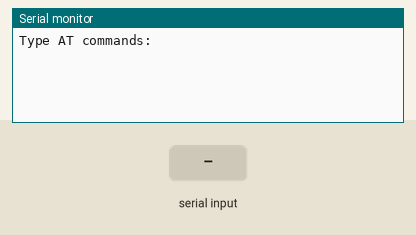
Simulated run of this sketch. Board: Arduino Uno, built with avr-gcc and run on an emulated ATmega328P. On the bench: the last lines printed to the serial monitor. Inputs (shaded band) come from the test bench.

Above: at 1.2 s.
1.3 s: "1" received over the second serial link
At 2.0 s:
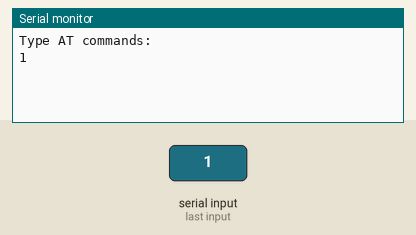
2.8 s: "0" received over the second serial link
At 4.3 s:
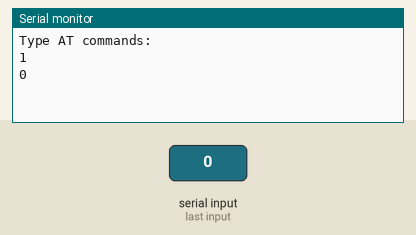

The sketch:

hc05_config.ino
```cpp
#include <SoftwareSerial.h>

SoftwareSerial mySerial(10, 11); // RX, TX
String command = "";

void setup()
{

  Serial.begin(115200);
  Serial.println("Type AT commands:");

  mySerial.begin(38400);
}

void loop()
{

  if (mySerial.available())
  {
     while(mySerial.available())
     {
       command += (char)mySerial.read();
     }
   Serial.println(command);
   command = "";
  }

  if (Serial.available())
  {
    delay(10);
    mySerial.write(Serial.read());
  }
}
```

Measured:
- after the input at 1.3 s, the serial monitor: prints a new line at once (image 1)
- after the input at 2.8 s, the serial monitor: prints a new line at once (image 2)
